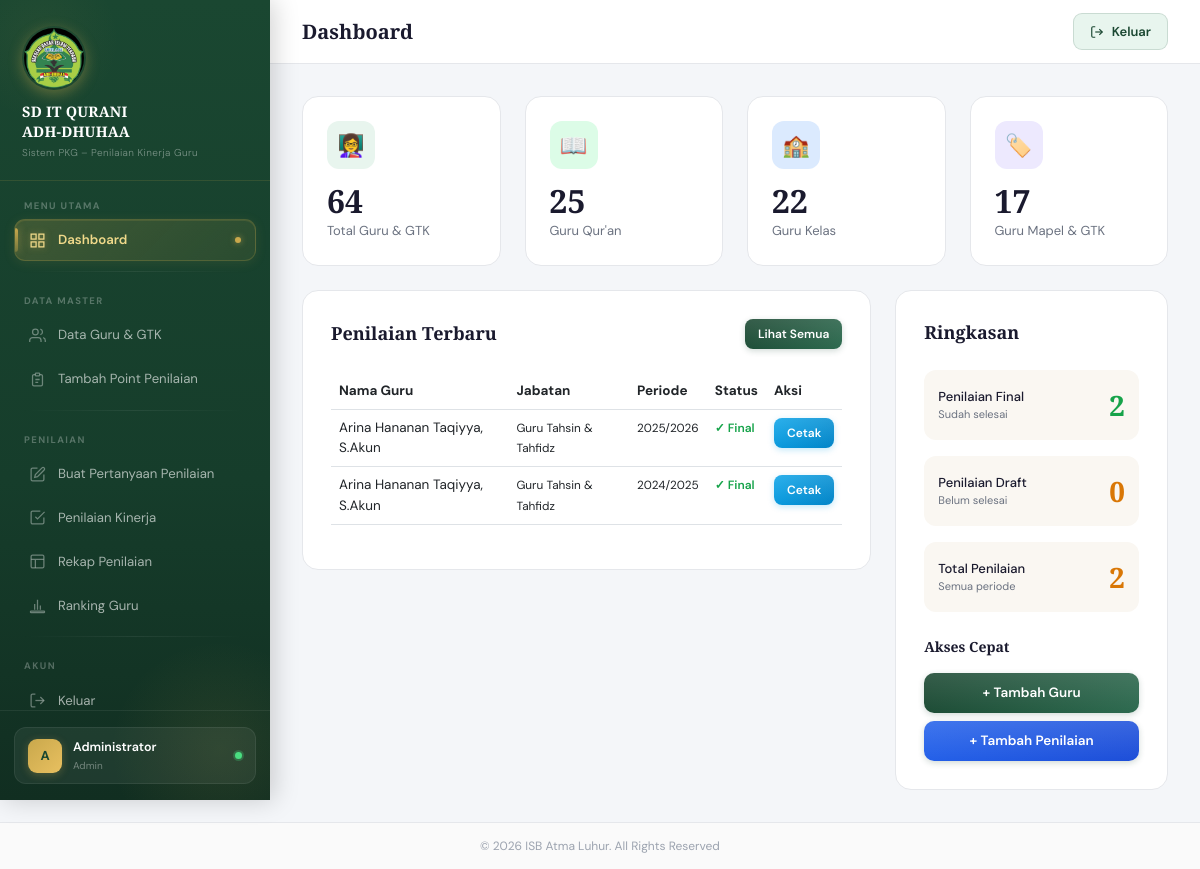
The page /dashboard.php (signed in) on the database as committed earlier.
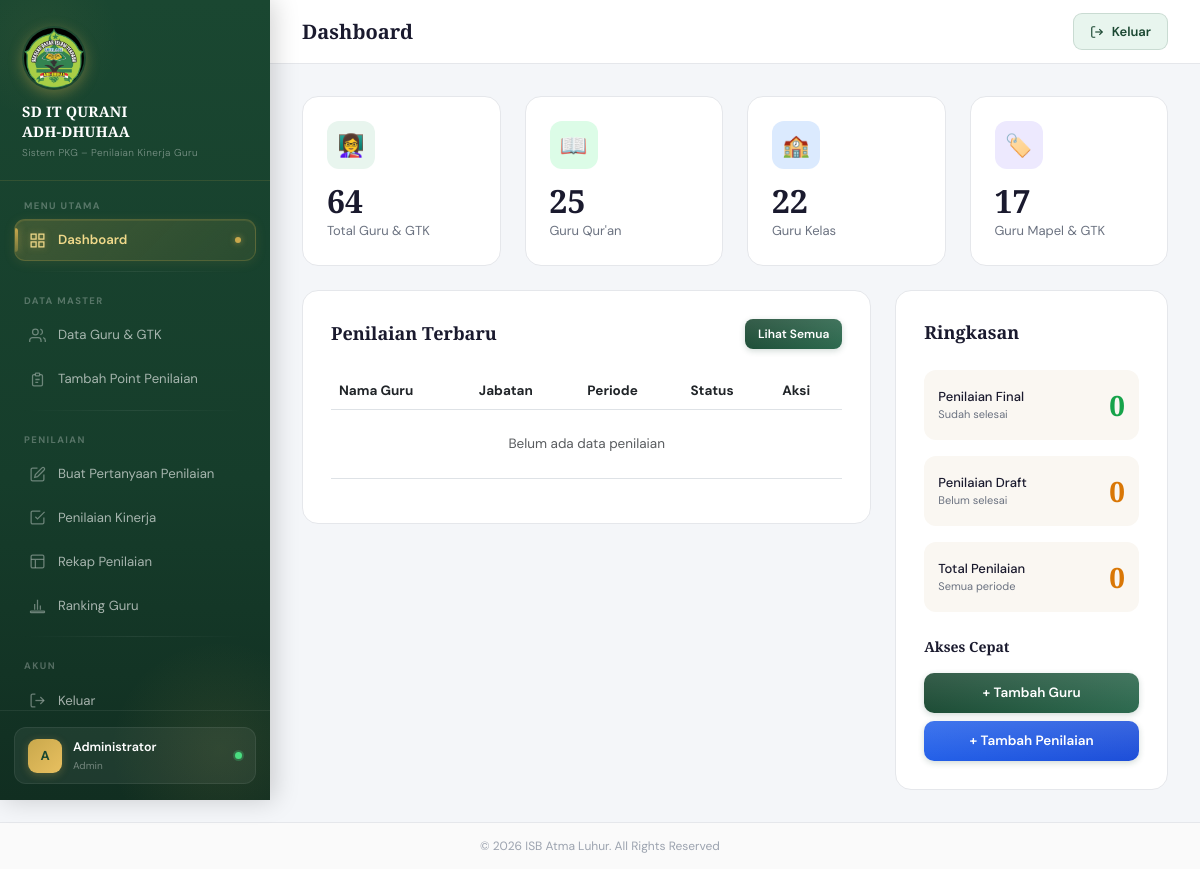
The same page on the database as committed later.
### tables this page shows
CREATE TABLE `penilaian` (
  `id_penilaian` int NOT NULL,
  `id_guru` int NOT NULL,
  `id_komponen` int DEFAULT NULL COMMENT 'FK ke komponen.id_komponen (custom penilaian yang digunakan)',
  `periode` varchar(100) NOT NULL,
  `tanggal_penilaian` date NOT NULL,
  `penilai` varchar(100) DEFAULT NULL,
  `jabatan_penilai` varchar(100) DEFAULT NULL,
  `catatan` text,
  `created_at` timestamp NULL DEFAULT CURRENT_TIMESTAMP,
  `updated_at` timestamp NULL DEFAULT CURRENT_TIMESTAMP ON UPDATE CURRENT_TIMESTAMP
);

CREATE TABLE `guru` (
  `id_guru` int NOT NULL,
  `nama` varchar(100) NOT NULL,
  `nrg` varchar(50) DEFAULT NULL,
  `tmt_guru` date DEFAULT NULL,
  `jabatan` varchar(100) DEFAULT NULL,
  `status_kepegawaian` varchar(100) DEFAULT NULL,
  `tipe` varchar(20) NOT NULL DEFAULT 'guru_kelas' COMMENT 'FK ke tipe_guru.kode',
  `created_at` timestamp NULL DEFAULT CURRENT_TIMESTAMP,
  `updated_at` timestamp NULL DEFAULT CURRENT_TIMESTAMP ON UPDATE CURRENT_TIMESTAMP
);

### includes/config.php (called while the page is built, shortened)
<?php
function getCurrentUser() {
    return $_SESSION['user'] ?? null;
}

### dashboard.php (the view)
<?php
$pageTitle = 'Dashboard';
require_once 'includes/header.php';
$totalGuru = $pdo->query("SELECT COUNT(*) FROM guru")->fetchColumn();
$totalQuran = $pdo->query("SELECT COUNT(*) FROM guru WHERE tipe='guru_quran'")->fetchColumn();
$totalKelas = $pdo->query("SELECT COUNT(*) FROM guru WHERE tipe='guru_kelas'")->fetchColumn();
$totalPenilaian = $pdo->query("SELECT COUNT(*) FROM penilaian")->fetchColumn();
$penilaianFinal = $pdo->query("SELECT COUNT(*) FROM penilaian")->fetchColumn();
$recentPenilaian = $pdo->query("
    SELECT p.*, g.nama, g.jabatan, g.tipe
    FROM penilaian p JOIN guru g ON p.id_guru = g.id_guru
    ORDER BY p.created_at DESC LIMIT 5
")->fetchAll();
?>
<div class="row g-4 mb-4">
    <div class="col-md-3 col-sm-6">
        <div class="stat-card">
            <div class="stat-icon" style="background:#e8f5ee;">👩‍🏫</div>
            <div class="stat-number"><?= $totalGuru ?></div>
            <div class="stat-label">Total Guru & GTK</div>
        </div>
    </div>
    <div class="col-md-3 col-sm-6">
        <div class="stat-card">
            <div class="stat-icon" style="background:#dcfce7;">📖</div>
            <div class="stat-number"><?= $totalQuran ?></div>
            <div class="stat-label">Guru Qur'an</div>
        </div>
    </div>
    <div class="col-md-3 col-sm-6">
        <div class="stat-card">
            <div class="stat-icon" style="background:#dbeafe;">🏫</div>
            <div class="stat-number"><?= $totalKelas ?></div>
            <div class="stat-label">Guru Kelas</div>
        </div>
    </div>
    <div class="col-md-3 col-sm-6">
        <div class="stat-card">
            <div class="stat-icon" style="background:#ede9fe;">🏷️</div>
            <div class="stat-number"><?= $totalGuru - $totalQuran - $totalKelas ?></div>
            <div class="stat-label">Guru Mapel & GTK</div>
        </div>
    </div>
</div>
<div class="row g-4">
    <div class="col-lg-8">
        <div class="data-table-card">
            <div class="card-header-custom">
                <div class="card-title-custom">Penilaian Terbaru</div>
                <a href="penilaian.php" class="btn-primary-custom btn-sm-custom">Lihat Semua</a>
            </div>
            <table class="table table-hover" style="font-size:13.5px;">
                <thead style="background:#f8fafc;">
                    <tr>
                        <th>Nama Guru</th>
                        <th>Jabatan</th>
                        <th>Periode</th>
                        <th>Status</th>
                        <th>Aksi</th>
                    </tr>
                </thead>
                <tbody>
                    <?php if ($recentPenilaian): foreach ($recentPenilaian as $p): ?>
                            <tr>
                                <td><?= htmlspecialchars($p['nama']) ?></td>
                                <td><small><?= htmlspecialchars($p['jabatan']) ?></small></td>
                                <td><small><?= htmlspecialchars($p['periode']) ?></small></td>
                                <td>
                                    <span style="font-size:12px;color:#16a34a;font-weight:600;">✓ Final</span>
                                </td>
                                <td>
                                    <a href="cetak.php?id=<?= $p['id_penilaian'] ?>&from=dashboard" class="btn-primary-custom btn-sm-custom btn-view" style="padding:5px 10px;font-size:11px;">Cetak</a>
                                </td>
                            </tr>
                        <?php endforeach;
                    else: ?>
                        <tr>
                            <td colspan="5" class="text-center text-muted py-4">Belum ada data penilaian</td>
                        </tr>
                    <?php endif; ?>
                </tbody>
            </table>
        </div>
    </div>
    <div class="col-lg-4">
        <div class="data-table-card">
            <div class="card-title-custom mb-4">Ringkasan</div>
            <div style="display:flex;flex-direction:column;gap:16px;">
                <div style="display:flex;justify-content:space-between;align-items:center;padding:14px;background:var(--krem);border-radius:12px;">
                    <div>
                        <div style="font-size:13px;font-weight:500;">Penilaian Final</div>
                        <div style="font-size:11px;color:var(--abu);">Sudah selesai</div>
                    </div>
                    <div style="font-family:'Playfair Display',serif;font-size:28px;font-weight:700;color:#16a34a;"><?= $penilaianFinal ?></div>
                </div>
                <div style="display:flex;justify-content:space-between;align-items:center;padding:14px;background:var(--krem);border-radius:12px;">
                    <div>
                        <div style="font-size:13px;font-weight:500;">Penilaian Draft</div>
                        <div style="font-size:11px;color:var(--abu);">Belum selesai</div>
                    </div>
                    <div style="font-family:'Playfair Display',serif;font-size:28px;font-weight:700;color:#d97706;"><?= $totalPenilaian - $penilaianFinal ?></div>
                </div>
                <div style="display:flex;justify-content:space-between;align-items:center;padding:14px;background:var(--krem);border-radius:12px;">
                    <div>
                        <div style="font-size:13px;font-weight:500;">Total Penilaian</div>
                        <div style="font-size:11px;color:var(--abu);">Semua periode</div>
                    </div>
                    <div style="font-family:'Playfair Display',serif;font-size:28px;font-weight:700;color:#d97706;"><?= $totalPenilaian ?></div>
                </div>
            </div>
            <div style="margin-top:24px;">
                <div class="card-title-custom mb-3" style="font-size:14px;">Akses Cepat</div>
                <div style="display:flex;flex-direction:column;gap:8px;">
                    <a href="guru.php?action=add" class="btn-primary-custom" style="justify-content:center;">+ Tambah Guru</a>
                    <a href="penilaian.php?action=add" class="btn-primary-custom" style="justify-content:center;background:linear-gradient(135deg,#2563eb,#1d4ed8);">+ Tambah Penilaian</a>
                </div>
            </div>
        </div>
    </div>
</div>
<?php require_once 'includes/footer.php'; ?>

### includes/header.php (shortened to what this page needs)
<?php
require_once __DIR__ . '/config.php';
$user = getCurrentUser();
?>
<!DOCTYPE html>
<html lang="id">
<head>
    <link href="https://cdn.jsdelivr.net/npm/bootstrap@5.3.0/dist/css/bootstrap.min.css" rel="stylesheet">
    <link href="https://cdn.datatables.net/1.13.6/css/dataTables.bootstrap5.min.css" rel="stylesheet">
</head>
<body>
<div class="sidebar">
    <div class="sidebar-brand">
        <div class="brand-icon"><img alt="Logo" style="width:60px;height:60px;border-radius:50%;object-fit:cover;display:block;"></div>
        <div class="brand-name">SD IT QURANI<br>ADH-DHUHAA</div>
        <div class="brand-sub">Sistem PKG – Penilaian Kinerja Guru</div>
    </div>
    <nav class="sidebar-nav">
        <div class="nav-label">Menu Utama</div>
        <a href="dashboard.php" class="nav-item <?= basename($_SERVER['PHP_SELF'])=='dashboard.php'?'active':'' ?>">
            <svg viewBox="0 0 24 24" fill="none" stroke="currentColor" stroke-width="1.8"><rect x="3" y="3" width="7" height="7"/><rect x="14" y="3" width="7" height="7"/><rect x="3" y="14" width="7" height="7"/><rect x="14" y="14" width="7" height="7"/></svg>
            Dashboard
            <span class="nav-dot"></span>
        </a>
        <div class="nav-separator"></div>
        <div class="nav-label">Data Master</div>
        <a href="guru.php" class="nav-item <?= basename($_SERVER['PHP_SELF'])=='guru.php'?'active':'' ?>">
            <svg viewBox="0 0 24 24" fill="none" stroke="currentColor" stroke-width="1.8"><path d="M17 21v-2a4 4 0 0 0-4-4H5a4 4 0 0 0-4 4v2"/><circle cx="9" cy="7" r="4"/><path d="M23 21v-2a4 4 0 0 0-3-3.87"/><path d="M16 3.13a4 4 0 0 1 0 7.75"/></svg>
            Data Guru & GTK
        </a>
        <a href="item.php" class="nav-item <?= basename($_SERVER['PHP_SELF'])=='item.php'?'active':'' ?>">
            <svg viewBox="0 0 24 24" fill="none" stroke="currentColor" stroke-width="1.8"><path d="M9 5H7a2 2 0 0 0-2 2v12a2 2 0 0 0 2 2h10a2 2 0 0 0 2-2V7a2 2 0 0 0-2-2h-2"/><rect x="9" y="3" width="6" height="4" rx="1"/><path d="M9 12h6M9 16h4"/></svg>
            Tambah Point Penilaian
        </a>
        <div class="nav-separator"></div>
        <div class="nav-label">Penilaian</div>
        <a href="custom_penilaian.php" class="nav-item <?= basename($_SERVER['PHP_SELF'])=='custom_penilaian.php'?'active':'' ?>">
            <svg viewBox="0 0 24 24" fill="none" stroke="currentColor" stroke-width="1.8"><path d="M12 3H5a2 2 0 0 0-2 2v14a2 2 0 0 0 2 2h14a2 2 0 0 0 2-2v-7"/><path d="M18.375 2.625a2.121 2.121 0 1 1 3 3L12 15l-4 1 1-4Z"/></svg>
            Buat Pertanyaan Penilaian
        </a>
        <a href="penilaian.php" class="nav-item <?= basename($_SERVER['PHP_SELF'])=='penilaian.php'?'active':'' ?>">
            <svg viewBox="0 0 24 24" fill="none" stroke="currentColor" stroke-width="1.8"><path d="M9 11l3 3L22 4"/><path d="M21 12v7a2 2 0 0 1-2 2H5a2 2 0 0 1-2-2V5a2 2 0 0 1 2-2h11"/></svg>
            Penilaian Kinerja
        </a>
        <a href="rekap.php" class="nav-item <?= basename($_SERVER['PHP_SELF'])=='rekap.php'?'active':'' ?>">
            <svg viewBox="0 0 24 24" fill="none" stroke="currentColor" stroke-width="1.8"><rect x="3" y="3" width="18" height="18" rx="2"/><path d="M3 9h18M9 21V9"/></svg>
            Rekap Penilaian
        </a>
        <a href="ranking.php" class="nav-item <?= basename($_SERVER['PHP_SELF'])=='ranking.php'?'active':'' ?>">
            <svg viewBox="0 0 24 24" fill="none" stroke="currentColor" stroke-width="1.8"><path d="M8 18V10M12 18V4M16 18v-6"/><rect x="2" y="20" width="20" height="2" rx="1"/></svg>
            Ranking Guru
        </a>
        <div class="nav-separator"></div>
        <div class="nav-label">Akun</div>
        <a href="logout.php" class="nav-item">
            <svg viewBox="0 0 24 24" fill="none" stroke="currentColor" stroke-width="1.8"><path d="M9 21H5a2 2 0 0 1-2-2V5a2 2 0 0 1 2-2h4"/><polyline points="16 17 21 12 16 7"/><line x1="21" y1="12" x2="9" y2="12"/></svg>
            Keluar
        </a>
    </nav>
    <div class="sidebar-footer">
        <div class="user-info">
            <div class="user-avatar"><?= strtoupper(substr($user['nama_lengkap'], 0, 1)) ?></div>
            <div style="flex:1;min-width:0;">
                <div class="user-name"><?= htmlspecialchars($user['nama_lengkap']) ?></div>
                <div class="user-role"><?= ucfirst(str_replace('_', ' ', $user['role'])) ?></div>
            </div>
            <div class="user-online" title="Online"></div>
        </div>
    </div>
</div>
<div class="main-wrap">
    <div class="topbar">
        <div class="topbar-title"><?= $pageTitle ?? 'Dashboard' ?></div>
        <div class="topbar-right">
            <a href="logout.php" class="btn-logout">
                <svg width="14" height="14" viewBox="0 0 24 24" fill="none" stroke="currentColor" stroke-width="2"><path d="M9 21H5a2 2 0 0 1-2-2V5a2 2 0 0 1 2-2h4"/><polyline points="16 17 21 12 16 7"/><line x1="21" y1="12" x2="9" y2="12"/></svg>
                Keluar
            </a>
        </div>
    </div>
    <div class="content-area">

### includes/footer.php (shortened to what this page needs)
    </div>
</div>
<footer style="text-align:center;padding:14px 20px;font-size:12px;color:#9ca3af;border-top:1px solid #e5e7eb;margin-top:auto;background:#fafafa;">
    © 2026 ISB Atma Luhur. All Rights Reserved
</footer>
</body>
</html>

Rows that differ between the two databases and show on the page:
removed penilaian: id_guru.nama "Arina Hananan Taqiyya, S.Akun", id_guru.jabatan "Guru Tahsin & Tahfidz", periode "2025/2026"
removed penilaian: id_guru.nama "Arina Hananan Taqiyya, S.Akun", id_guru.jabatan "Guru Tahsin & Tahfidz", periode "2024/2025"
Other text that changed with them:
$penilaianFinal: "2" → "0"
$totalPenilaian: "2" → "0"
text now shown: "Belum ada data penilaian"
